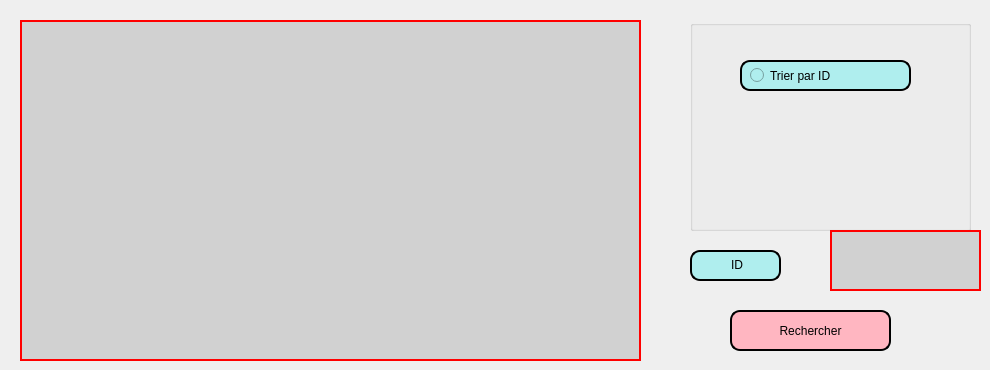
      <widget class="QWidget" name="tab_12">
       <attribute name="title">
        <string>Afficher</string>
       </attribute>
       <widget class="QGroupBox" name="groupBox_20">
        <property name="geometry">
         <rect>
          <x>690</x>
          <y>20</y>
          <width>281</width>
          <height>211</height>
         </rect>
        </property>
        <property name="title">
         <string/>
        </property>
        <widget class="QRadioButton" name="radioButton_id_journaliste">
         <property name="geometry">
          <rect>
           <x>50</x>
           <y>40</y>
           <width>171</width>
           <height>31</height>
          </rect>
         </property>
         <property name="styleSheet">
          <string notr="true">border: 2px solid black;
border-radius: 10px;
padding: 0 8px;
background: #AFEEEE;
font: bold, &quot;Comic Sans MS&quot;;;
text-align:center;</string>
         </property>
         <property name="text">
          <string>Trier par ID</string>
         </property>
        </widget>
       </widget>
       <widget class="QLabel" name="label_38">
        <property name="geometry">
         <rect>
          <x>690</x>
          <y>250</y>
          <width>91</width>
          <height>31</height>
         </rect>
        </property>
        <property name="styleSheet">
         <string notr="true">border: 2px solid black;
border-radius: 10px;
padding: 0 8px;
background: #AFEEEE;
font: bold, &quot;Comic Sans MS&quot;;;
text-align:center;</string>
        </property>
        <property name="text">
         <string>&lt;html&gt;&lt;head/&gt;&lt;body&gt;&lt;p align=&quot;center&quot;&gt;ID&lt;/p&gt;&lt;/body&gt;&lt;/html&gt;</string>
        </property>
       </widget>
       <widget class="QLineEdit" name="lineEdit_14">
        <property name="geometry">
         <rect>
          <x>830</x>
          <y>230</y>
          <width>151</width>
          <height>61</height>
         </rect>
        </property>
        <property name="styleSheet">
         <string notr="true">border-width:2px;
border-style:solid;
border-color:red;
background: #d1d1d1;</string>
        </property>
       </widget>
       <widget class="QPushButton" name="pushButton_rechercher_journaliste">
        <property name="geometry">
         <rect>
          <x>730</x>
          <y>310</y>
          <width>161</width>
          <height>41</height>
         </rect>
        </property>
        <property name="styleSheet">
         <string notr="true">border: 2px solid black;
border-radius: 10px;
padding: 0 8px;
background:#FFB6C1	;
font: bold, &quot;Comic Sans MS&quot;;</string>
        </property>
        <property name="text">
         <string>Rechercher</string>
        </property>
       </widget>
       <widget class="QTableView" name="tabjournaliste">
        <property name="geometry">
         <rect>
          <x>20</x>
          <y>20</y>
          <width>621</width>
          <height>341</height>
         </rect>
        </property>
        <property name="styleSheet">
         <string notr="true">border-width:2px;
border-style:solid;
border-color:red;
background: #d1d1d1;</string>
        </property>
       </widget>
      </widget>
